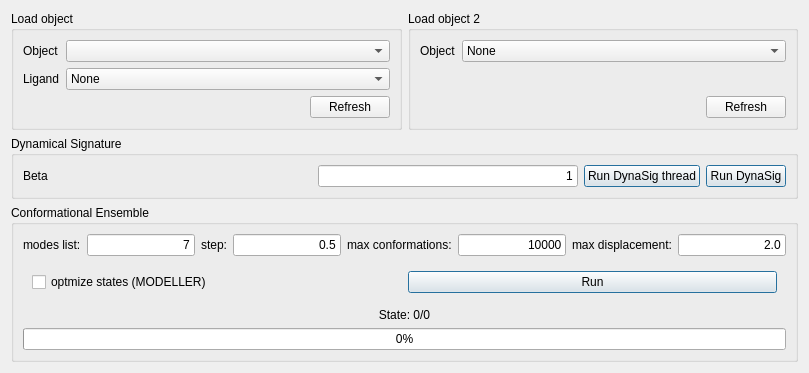
        <widget class="QWidget" name="nrgten_page">
         <layout class="QVBoxLayout" name="verticalLayout_21">
          <item>
           <widget class="QFrame" name="frame_8">
            <property name="frameShape">
             <enum>QFrame::NoFrame</enum>
            </property>
            <property name="frameShadow">
             <enum>QFrame::Plain</enum>
            </property>
            <layout class="QHBoxLayout" name="horizontalLayout_14">
             <property name="leftMargin">
              <number>0</number>
             </property>
             <property name="topMargin">
              <number>0</number>
             </property>
             <property name="rightMargin">
              <number>0</number>
             </property>
             <property name="bottomMargin">
              <number>0</number>
             </property>
             <item>
              <widget class="QGroupBox" name="groupBox_57">
               <property name="title">
                <string>Load object</string>
               </property>
               <layout class="QGridLayout" name="gridLayout_9">
                <property name="bottomMargin">
                 <number>9</number>
                </property>
                <item row="0" column="1">
                 <widget class="QComboBox" name="NRGten_select_target_object_1">
                  <property name="sizePolicy">
                   <sizepolicy hsizetype="Expanding" vsizetype="Fixed">
                    <horstretch>0</horstretch>
                    <verstretch>0</verstretch>
                   </sizepolicy>
                  </property>
                 </widget>
                </item>
                <item row="2" column="1" alignment="Qt::AlignRight">
                 <widget class="QPushButton" name="NRGten_target_refresh_object_1">
                  <property name="sizePolicy">
                   <sizepolicy hsizetype="Maximum" vsizetype="Fixed">
                    <horstretch>0</horstretch>
                    <verstretch>0</verstretch>
                   </sizepolicy>
                  </property>
                  <property name="text">
                   <string>Refresh</string>
                  </property>
                 </widget>
                </item>
                <item row="1" column="0">
                 <widget class="QLabel" name="label_123">
                  <property name="text">
                   <string>&lt;html&gt;&lt;head/&gt;&lt;body&gt;&lt;p&gt;&lt;span&gt;Ligand&lt;/span&gt;&lt;/p&gt;&lt;/body&gt;&lt;/html&gt;</string>
                  </property>
                 </widget>
                </item>
                <item row="0" column="0">
                 <widget class="QLabel" name="label_122">
                  <property name="text">
                   <string>&lt;html&gt;&lt;head/&gt;&lt;body&gt;&lt;p&gt;&lt;span&gt;Object&lt;/span&gt;&lt;/p&gt;&lt;/body&gt;&lt;/html&gt;</string>
                  </property>
                 </widget>
                </item>
                <item row="1" column="1">
                 <widget class="QComboBox" name="NRGten_select_ligand_object_1">
                  <property name="sizePolicy">
                   <sizepolicy hsizetype="Minimum" vsizetype="Fixed">
                    <horstretch>0</horstretch>
                    <verstretch>0</verstretch>
                   </sizepolicy>
                  </property>
                  <item>
                   <property name="text">
                    <string>None</string>
                   </property>
                  </item>
                 </widget>
                </item>
               </layout>
              </widget>
             </item>
             <item>
              <widget class="QGroupBox" name="groupBox_59">
               <property name="title">
                <string>Load object 2</string>
               </property>
               <layout class="QVBoxLayout" name="verticalLayout_18">
                <item alignment="Qt::AlignTop">
                 <widget class="QFrame" name="frame_13">
                  <property name="frameShape">
                   <enum>QFrame::NoFrame</enum>
                  </property>
                  <property name="frameShadow">
                   <enum>QFrame::Raised</enum>
                  </property>
                  <layout class="QHBoxLayout" name="horizontalLayout_10">
                   <property name="leftMargin">
                    <number>0</number>
                   </property>
                   <property name="topMargin">
                    <number>0</number>
                   </property>
                   <property name="rightMargin">
                    <number>0</number>
                   </property>
                   <property name="bottomMargin">
                    <number>0</number>
                   </property>
                   <item>
                    <widget class="QLabel" name="label_125">
                     <property name="text">
                      <string>&lt;html&gt;&lt;head/&gt;&lt;body&gt;&lt;p&gt;&lt;span&gt;Object&lt;/span&gt;&lt;/p&gt;&lt;/body&gt;&lt;/html&gt;</string>
                     </property>
                    </widget>
                   </item>
                   <item>
                    <widget class="QComboBox" name="NRGten_select_target_object_2">
                     <property name="sizePolicy">
                      <sizepolicy hsizetype="Expanding" vsizetype="Fixed">
                       <horstretch>0</horstretch>
                       <verstretch>0</verstretch>
                      </sizepolicy>
                     </property>
                     <item>
                      <property name="text">
                       <string>None</string>
                      </property>
                     </item>
                    </widget>
                   </item>
                  </layout>
                 </widget>
                </item>
                <item alignment="Qt::AlignRight">
                 <widget class="QPushButton" name="NRGten_target_refresh_object_2">
                  <property name="sizePolicy">
                   <sizepolicy hsizetype="Maximum" vsizetype="Fixed">
                    <horstretch>0</horstretch>
                    <verstretch>0</verstretch>
                   </sizepolicy>
                  </property>
                  <property name="text">
                   <string>Refresh</string>
                  </property>
                 </widget>
                </item>
               </layout>
              </widget>
             </item>
            </layout>
           </widget>
          </item>
          <item>
           <widget class="QGroupBox" name="groupBox_58">
            <property name="sizePolicy">
             <sizepolicy hsizetype="Preferred" vsizetype="Minimum">
              <horstretch>0</horstretch>
              <verstretch>0</verstretch>
             </sizepolicy>
            </property>
            <property name="title">
             <string>Dynamical Signature</string>
            </property>
            <layout class="QHBoxLayout" name="horizontalLayout_11">
             <item>
              <widget class="QLabel" name="label_124">
               <property name="text">
                <string>Beta</string>
               </property>
              </widget>
             </item>
             <item>
              <spacer name="horizontalSpacer_26">
               <property name="orientation">
                <enum>Qt::Horizontal</enum>
               </property>
               <property name="sizeHint" stdset="0">
                <size>
                 <width>264</width>
                 <height>20</height>
                </size>
               </property>
              </spacer>
             </item>
             <item>
              <widget class="QLineEdit" name="NRGten_dynasig_beta">
               <property name="text">
                <string>1</string>
               </property>
               <property name="alignment">
                <set>Qt::AlignRight|Qt::AlignTrailing|Qt::AlignVCenter</set>
               </property>
              </widget>
             </item>
             <item>
              <widget class="QPushButton" name="NRGten_dynasig_run_thread">
               <property name="text">
                <string>Run DynaSig thread</string>
               </property>
               <property name="default">
                <bool>true</bool>
               </property>
              </widget>
             </item>
             <item>
              <widget class="QPushButton" name="NRGten_dynasig_run">
               <property name="text">
                <string>Run DynaSig</string>
               </property>
               <property name="default">
                <bool>true</bool>
               </property>
              </widget>
             </item>
            </layout>
           </widget>
          </item>
          <item>
           <widget class="QGroupBox" name="groupBox_56">
            <property name="sizePolicy">
             <sizepolicy hsizetype="Preferred" vsizetype="Expanding">
              <horstretch>0</horstretch>
              <verstretch>0</verstretch>
             </sizepolicy>
            </property>
            <property name="title">
             <string>Conformational Ensemble</string>
            </property>
            <layout class="QVBoxLayout" name="verticalLayout_20">
             <item>
              <widget class="QFrame" name="frame_6">
               <property name="frameShape">
                <enum>QFrame::NoFrame</enum>
               </property>
               <property name="frameShadow">
                <enum>QFrame::Plain</enum>
               </property>
               <layout class="QHBoxLayout" name="horizontalLayout_12">
                <property name="leftMargin">
                 <number>0</number>
                </property>
                <property name="topMargin">
                 <number>0</number>
                </property>
                <property name="rightMargin">
                 <number>0</number>
                </property>
                <property name="bottomMargin">
                 <number>0</number>
                </property>
                <item>
                 <layout class="QHBoxLayout" name="horizontalLayout_53">
                  <item>
                   <widget class="QLabel" name="label_119">
                    <property name="text">
                     <string>&lt;html&gt;&lt;head/&gt;&lt;body&gt;&lt;p&gt;modes list:&lt;/p&gt;&lt;/body&gt;&lt;/html&gt;</string>
                    </property>
                   </widget>
                  </item>
                  <item>
                   <widget class="QLineEdit" name="NRGten_modes_lineEdit">
                    <property name="text">
                     <string>7</string>
                    </property>
                    <property name="alignment">
                     <set>Qt::AlignRight|Qt::AlignTrailing|Qt::AlignVCenter</set>
                    </property>
                   </widget>
                  </item>
                 </layout>
                </item>
                <item>
                 <layout class="QHBoxLayout" name="horizontalLayout_52">
                  <item>
                   <widget class="QLabel" name="label_118">
                    <property name="text">
                     <string>&lt;html&gt;&lt;head/&gt;&lt;body&gt;&lt;p&gt;step:&lt;/p&gt;&lt;/body&gt;&lt;/html&gt;</string>
                    </property>
                   </widget>
                  </item>
                  <item>
                   <widget class="QLineEdit" name="NRGten_step_lineEdit">
                    <property name="text">
                     <string>0.5</string>
                    </property>
                    <property name="alignment">
                     <set>Qt::AlignRight|Qt::AlignTrailing|Qt::AlignVCenter</set>
                    </property>
                   </widget>
                  </item>
                 </layout>
                </item>
                <item>
                 <layout class="QHBoxLayout" name="horizontalLayout_54">
                  <item>
                   <widget class="QLabel" name="label_120">
                    <property name="text">
                     <string>&lt;html&gt;&lt;head/&gt;&lt;body&gt;&lt;p&gt;max conformations:&lt;/p&gt;&lt;/body&gt;&lt;/html&gt;</string>
                    </property>
                   </widget>
                  </item>
                  <item>
                   <widget class="QLineEdit" name="NRGten_max_conf_lineEdit">
                    <property name="minimumSize">
                     <size>
                      <width>50</width>
                      <height>0</height>
                     </size>
                    </property>
                    <property name="text">
                     <string>10000</string>
                    </property>
                    <property name="alignment">
                     <set>Qt::AlignRight|Qt::AlignTrailing|Qt::AlignVCenter</set>
                    </property>
                   </widget>
                  </item>
                 </layout>
                </item>
                <item>
                 <layout class="QHBoxLayout" name="horizontalLayout_55">
                  <item>
                   <widget class="QLabel" name="label_121">
                    <property name="text">
                     <string>&lt;html&gt;&lt;head/&gt;&lt;body&gt;&lt;p&gt;max displacement:&lt;/p&gt;&lt;/body&gt;&lt;/html&gt;</string>
                    </property>
                   </widget>
                  </item>
                  <item>
                   <widget class="QLineEdit" name="NRGten_max_dis_lineEdit">
                    <property name="text">
                     <string>2.0</string>
                    </property>
                    <property name="alignment">
                     <set>Qt::AlignRight|Qt::AlignTrailing|Qt::AlignVCenter</set>
                    </property>
                   </widget>
                  </item>
                 </layout>
                </item>
               </layout>
              </widget>
             </item>
             <item>
              <widget class="QFrame" name="frame_7">
               <property name="frameShape">
                <enum>QFrame::NoFrame</enum>
               </property>
               <property name="frameShadow">
                <enum>QFrame::Plain</enum>
               </property>
               <layout class="QHBoxLayout" name="horizontalLayout_13">
                <item>
                 <widget class="QCheckBox" name="NRGten_optmizestates">
                  <property name="text">
                   <string>optmize states (MODELLER)</string>
                  </property>
                 </widget>
                </item>
                <item>
                 <widget class="QPushButton" name="NRGten_conf_ensem_run">
                  <property name="text">
                   <string>Run</string>
                  </property>
                  <property name="default">
                   <bool>true</bool>
                  </property>
                 </widget>
                </item>
               </layout>
              </widget>
             </item>
             <item>
              <widget class="QLabel" name="NRGten_label">
               <property name="text">
                <string>State: 0/0</string>
               </property>
               <property name="alignment">
                <set>Qt::AlignCenter</set>
               </property>
              </widget>
             </item>
             <item>
              <widget class="QProgressBar" name="NRGten_progress">
               <property name="autoFillBackground">
                <bool>false</bool>
               </property>
               <property name="maximum">
                <number>500</number>
               </property>
               <property name="value">
                <number>0</number>
               </property>
               <property name="textVisible">
                <bool>true</bool>
               </property>
              </widget>
             </item>
            </layout>
           </widget>
          </item>
         </layout>
        </widget>
